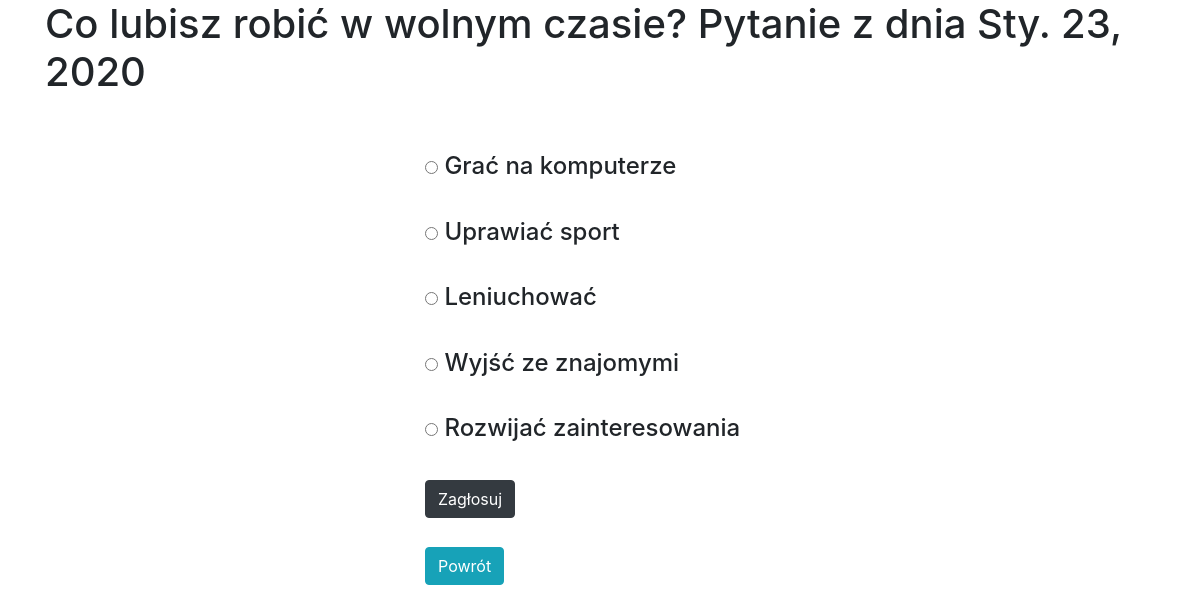
Screenshot of /ankieta/5/ with the database file from the repository.
### questionnaire/models.py (models this page shows, shortened)
class Question(models.Model):
    question_text=models.CharField(max_length=200)
    question_date=models.DateField(auto_now=True)
    object=models.Manager()
    class Meta:
        verbose_name='Pytanie'
        verbose_name_plural='Pytania'

class Answer(models.Model):
    question = models.ForeignKey(Question,on_delete=models.CASCADE)
    answer_text=models.CharField(max_length=200)
    glosy=models.IntegerField(default=0)
    object=models.Manager()
    class Meta:
        verbose_name='Odpowiedz'
        verbose_name_plural='Odpowiedzi'

### questionnaire/views.py (the view)
# urls.py: path('<int:question_id>/',views.detail,name='detail'),
def detail(request,question_id):
    try:
        question=Question.object.get(pk=question_id)
    except Question.DoesNotExist:
        return render(request,'questionnaire/blad.html',status=404)
    return render(request,'questionnaire/detail.html',{'question':question})

### questionnaire/templates/questionnaire/detail.html (shortened to what this page needs)
{% extends 'questionnaire/base.html' %}
{% block content %}
<div class="container">
    <div><h1>{{ question.question_text }} Pytanie z dnia {{ question.question_date }}</h1></div>
        <div class="row">
          <div class="col-sm">
          </div>
          <div class="col-sm">
<br>
<br>
<h4>
<form action="{% url 'vote' question.id %}" method="POST">
    {% for ans in question.answer_set.all %}
        <input type="radio" name="ans" id="ans{{ forloop.counter }}" value="{{ ans.id}}">
        <label for="ans{{ forloop.counter }}">{{ ans.answer_text }}</label>
        <br>
        <br>
    {% endfor %}
    <button type="submit" class="btn btn-dark" value='vote'>Zagłosuj</button>
</form>
<form action="{% url 'index' %}" method="GET"><br>
    <button type="submit" class="btn btn-info" > Powrót </button>
</form>
</h4>
</div>
<div class="col-sm">
</div>
</div>
</div>
{% endblock %}

### rows the page displays
Question: question_text "Co lubisz robić w wolnym czasie?", question_date "Sty. 23, 2020"
Answer: answer_text "Grać na komputerze"
Answer: answer_text "Uprawiać sport"
Answer: answer_text "Leniuchować"
Answer: answer_text "Wyjść ze znajomymi"
Answer: answer_text "Rozwijać zainteresowania"
